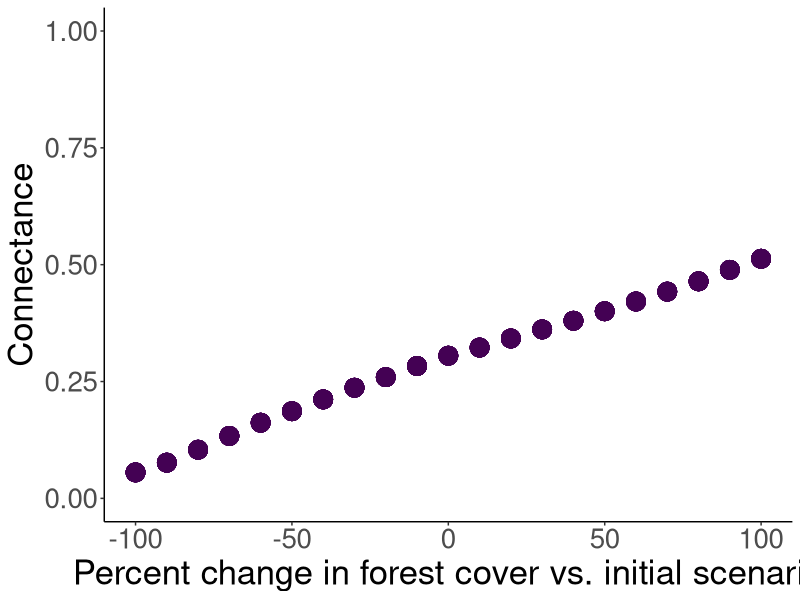
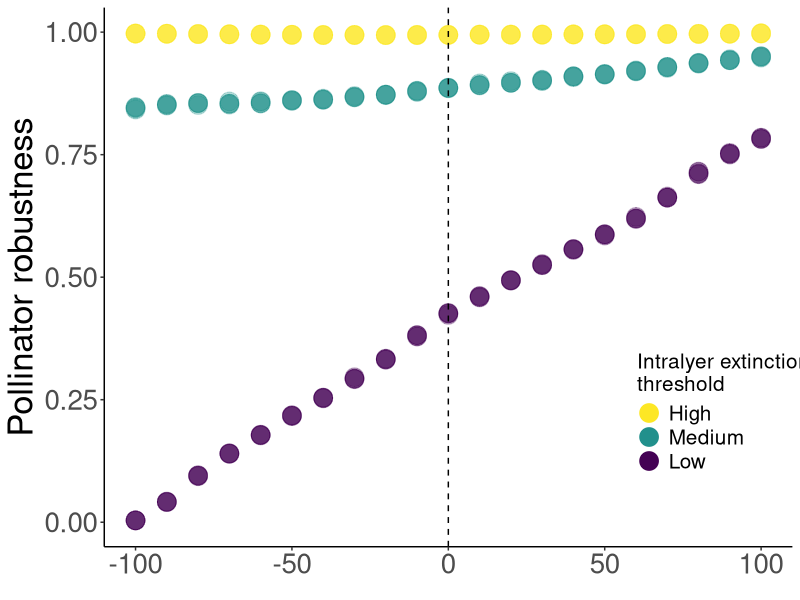
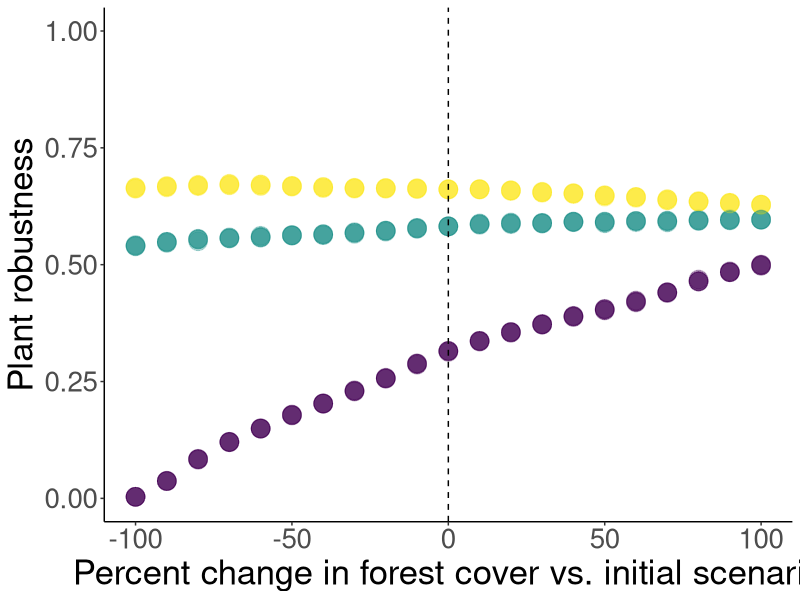

Source code (R) for these figures, in order:
############################################_
### Comparing network metrics across scenarios
### Project: Predictive Multilayer Networks
### Author: Tyler N. McFadden
###
### Code accompanying manuscript: 
### McFadden TN, Dirzo R. Harnessing multilayer networks to predict 
### metacommunity-wide responses to global environmental change.
### Submitted to Nature Ecology & Evolution.
###
###
### About this script:
###   Provides plots and linean models comparing PMN connectance and robustness across scenarios. 
###
############################################_

# set working directory
setwd("/Users/tylermcfadden/Desktop/Stanford/Multilayer_network/Manuscript/Code")

# load libraries
library(raster)
library(ggplot2)
library(reshape2)
library(dplyr)
library(gridExtra)
library(viridis)

# load data
all.results <- read.csv("results_all_scenarios.csv")


# Plot weighted connectance vs. change in forest cover
conn <- ggplot(data = all.results) +
  geom_point(aes(x = percent.change, y = Weighted_connectedness, color = ""), size = 6) +
  ylim(0,1) + 
  xlim(-100,100) +
  ylab("Connectance") + 
  xlab("Percent change in forest cover vs. initial scenario") +
  theme_classic() +
  theme(axis.text = element_text(size = 20),
        axis.title = element_text(size = 25)) +
  scale_color_viridis(discrete = TRUE, option = "D", direction = 1) +
  theme(legend.position = "none")
conn 


# Plot pollinator robustness vs. change in forest cover
poll <- ggplot(data = all.results) +
  geom_point(aes(x = percent.change, y = poll.robust, color = as.factor(Threshold)), alpha = 0.3, size = 6) +
  geom_vline(xintercept = 0, linetype = "dashed") +
  ylim(0,1) + 
  xlim(-100,100) +
  ylab("Pollinator robustness") + 
  xlab(element_blank()) +
  theme_classic() +
  theme(axis.text = element_text(size = 20),
        axis.title = element_text(size = 25)) +
  scale_color_viridis(discrete = TRUE, option = "D", direction = -1, 
                      name = "Intralyer extinction\nthreshold", 
                      labels = c("High", "Medium", "Low")) +
  guides(colour = guide_legend(override.aes = list(alpha=1))) +
  theme(legend.position = c(0.90, 0.25)) +
  theme(legend.background = element_rect(fill="white")) +
  theme(legend.title = element_text(size = 15),
        legend.text = element_text(size = 15))
poll  


# Plot plant robustness vs. change in forest cover
plant <- ggplot(data = all.results) +
  geom_point(aes(x = percent.change, y = plant.robust, color = as.factor(Threshold)), alpha = 0.3, size =6) +
  geom_vline(xintercept = 0, linetype = "dashed") +
  ylim(0,1) +
  xlim(-100,100) +
  ylab("Plant robustness") +
  xlab("Percent change in forest cover vs. initial scenario") +
  theme_classic() +
  theme(axis.text = element_text(size = 20),
        axis.title = element_text(size = 25)) +
  scale_color_viridis(discrete = TRUE, option = "D", direction = -1) +
  theme(legend.position = "none")
plant


# Linear models of robustness vs change in forest cover
summary(lm(all.results$poll.robust[all.results$Threshold == "1"] ~ all.results$percent.change[all.results$Threshold == "1"]))
summary(lm(all.results$poll.robust[all.results$Threshold == "2.5"] ~ all.results$percent.change[all.results$Threshold == "2.5"]))
summary(lm(all.results$poll.robust[all.results$Threshold == "5"] ~ all.results$percent.change[all.results$Threshold == "5"]))

summary(lm(all.results$plant.robust[all.results$Threshold == "1"] ~ all.results$percent.change[all.results$Threshold == "1"]))
summary(lm(all.results$plant.robust[all.results$Threshold == "2.5"] ~ all.results$percent.change[all.results$Threshold == "2.5"]))
summary(lm(all.results$plant.robust[all.results$Threshold == "5"] ~ all.results$percent.change[all.results$Threshold == "5"]))
